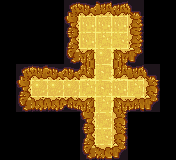

Below is a game level as drawn by its tile map, then a one-line description and the .tmx file that defines it, in full:
An orthogonal 11x10 tile map with 16x16 px tiles, 1 tile layer (Tile Layer 1) and 4 objects (DOOR, SLIME, STAIRS, KEY).

<map version="1.10" tiledversion="1.10.1" orientation="orthogonal" renderorder="right-down" width="11" height="10" tilewidth="16" tileheight="16" infinite="0" nextlayerid="3" nextobjectid="5">
 <properties>
  <property name="DIRECTIONS" value="RRRRRRRRR" />
  <property name="ITEMS" value="SWORD,SQUID_DOWN,HERO" />
  <property name="NAME" value="Squids keep stealing the treasure. Why did I put them here again?" />
 </properties>
 <tileset firstgid="1" source="../level16.tsx" />
 <layer id="1" name="Tile Layer 1" width="11" height="10">
  <data encoding="csv">
0,0,0,0,1,8,2,6,9,0,0,
0,0,0,0,46,11,11,11,38,0,0,
0,0,0,0,10,11,12,14,38,0,0,
0,0,0,0,19,28,17,2147483676,27,0,0,
0,1,4,8,8,1073741852,13,3221225500,2,9,0,
0,46,17,17,17,12,13,11,12,47,0,
0,19,26,26,21,28,12,2147483676,24,27,0,
0,0,0,0,0,46,15,47,0,0,0,
0,0,0,0,0,10,14,47,0,0,0,
0,0,0,0,0,19,23,27,0,0,0
</data>
 </layer>
 <objectgroup id="2" name="Object Layer 1">
  <object id="1" name="DOOR" x="118.616" y="89.6423">
   <point />
  </object>
  <object id="2" name="SLIME" x="103.054" y="89.6215">
   <point />
  </object>
  <object id="3" name="STAIRS" x="134.77" y="90.1423">
   <point />
  </object>
  <object id="4" name="KEY" x="102.502" y="52.8962">
   <point />
  </object>
 </objectgroup>
</map>
